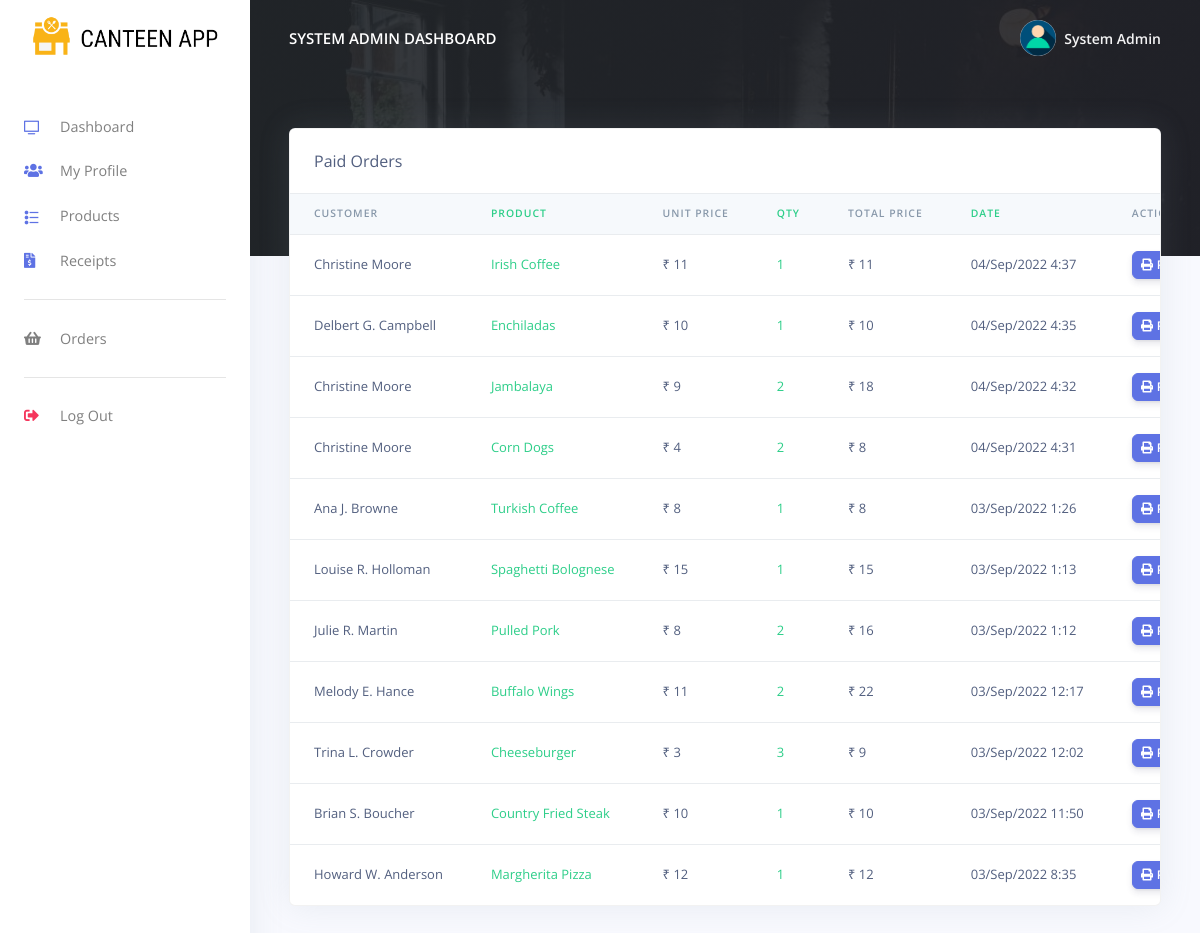
Before: /cashier/receipts.php (signed in) with the older database file.
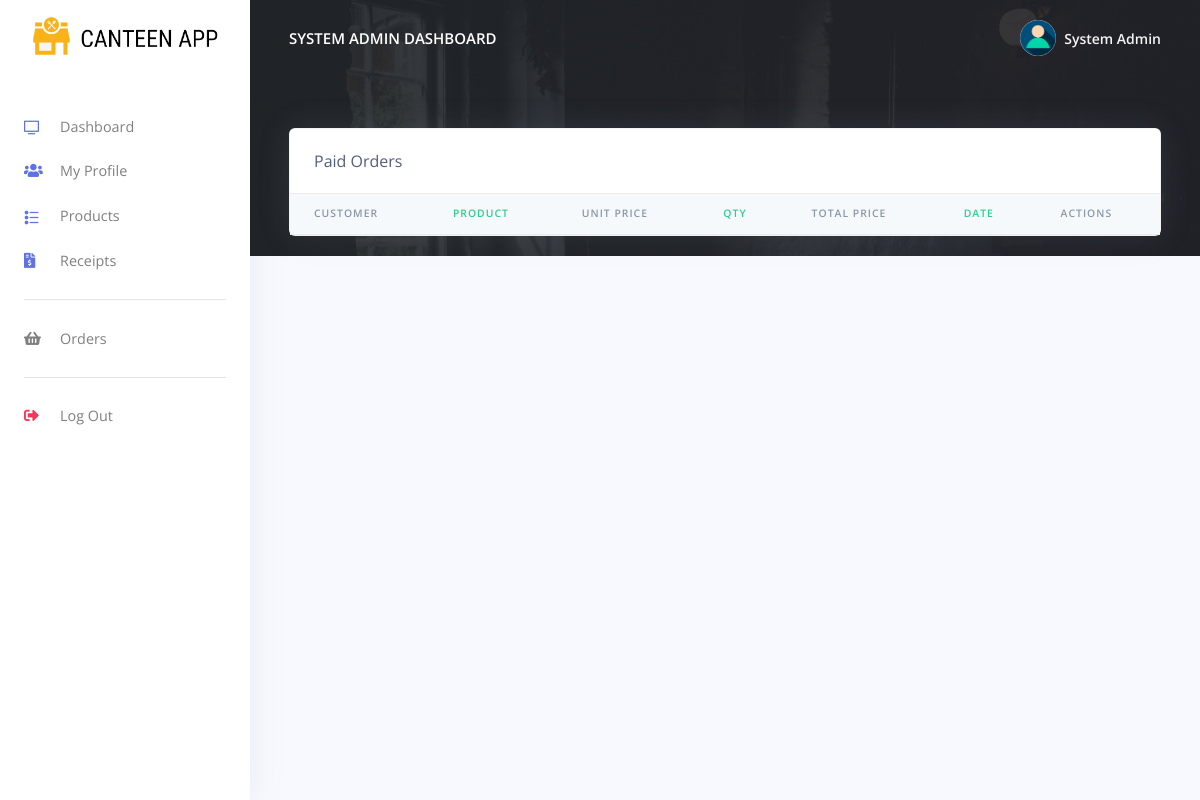
After: the same page with the newer database file.
### tables this page shows
CREATE TABLE `rpos_admin` (
  `admin_id` varchar(200) NOT NULL,
  `admin_name` varchar(200) NOT NULL,
  `admin_email` varchar(200) NOT NULL,
  `admin_password` varchar(200) NOT NULL
);

CREATE TABLE `rpos_orders` (
  `order_id` varchar(200) NOT NULL,
  `order_code` varchar(200) NOT NULL,
  `customer_id` varchar(200) NOT NULL,
  `customer_name` varchar(200) NOT NULL,
  `prod_id` varchar(200) NOT NULL,
  `prod_name` varchar(200) NOT NULL,
  `prod_price` varchar(200) NOT NULL,
  `prod_qty` varchar(200) NOT NULL,
  `order_status` varchar(200) NOT NULL,
  `created_at` timestamp(6) NOT NULL DEFAULT CURRENT_TIMESTAMP(6) ON UPDATE CURRENT_TIMESTAMP(6)
);

### cashier/receipts.php (the view, shortened to what the changed rows need)
<?php
include('config/config.php');
require_once('partials/_head.php');
?>
<body>
    <?php
    require_once('partials/_sidebar.php');
    ?>
    <div class="main-content">
        <?php
        require_once('partials/_topnav.php');
        ?>
        <div class="container-fluid mt--8">
            <div class="row">
                <div class="col">
                    <div class="card shadow">
                        <div class="table-responsive">
                            <table class="table align-items-center table-flush">
                                <thead class="thead-light">
                                    <tr>
                                        <th scope="col">Customer</th>
                                        <th class="text-success" scope="col">Product</th>
                                        <th scope="col">Unit Price</th>
                                        <th class="text-success" scope="col">Qty</th>
                                        <th scope="col">Total Price</th>
                                        <th class="text-success" scope="col">Date</th>
                                        <th scope="col">Actions</th>
                                    </tr>
                                </thead>
                                <tbody>
                                    <?php
                                    $ret = "SELECT * FROM  rpos_orders WHERE order_status = 'Paid' ORDER BY `rpos_orders`.`created_at` DESC  ";
                                    $stmt = $mysqli->prepare($ret);
                                    $stmt->execute();
                                    $res = $stmt->get_result();
                                    while ($order = $res->fetch_object()) {
                                        $total = ($order->prod_price * $order->prod_qty);
                                    ?>
                                        <tr>
                                            <td><?php echo $order->customer_name; ?></td>
                                            <td class="text-success"><?php echo $order->prod_name; ?></td>
                                            <td>₹ <?php echo $order->prod_price; ?></td>
                                            <td class="text-success"><?php echo $order->prod_qty; ?></td>
                                            <td>₹ <?php echo $total; ?></td>
                                            <td><?php echo date('d/M/Y g:i', strtotime($order->created_at)); ?></td>
                                            <td>
                                                <a target="_blank" href="print_receipt.php?order_code=<?php echo $order->order_code; ?>">
                                                    <button class="btn btn-sm btn-primary">
                                                        <i class="fas fa-print"></i>
                                                    </button>
                                                </a>
                                            </td>
                                        </tr>
                                    <?php } ?>
                                </tbody>
                            </table>
                        </div>
                    </div>
                </div>
            </div>
        </div>
    </div>
</body>
</html>

### cashier/partials/_sidebar.php (shortened to what the changed rows need)
<?php
$admin_id = $_SESSION['admin_id'];
$ret = "SELECT * FROM  rpos_admin  WHERE admin_id = '$admin_id'";
$stmt = $mysqli->prepare($ret);
$stmt->execute();
$res = $stmt->get_result();
while ($admin = $res->fetch_object()) {
?>
  <nav class="navbar navbar-vertical fixed-left navbar-expand-md navbar-light bg-white" id="sidenav-main">
    <div class="container-fluid">
      <a class="navbar-brand pt-0" href="dashboard.php">
        <img src="assets/img/brand/repos.png" class="navbar-brand-img" alt="...">
      </a>
      <div class="collapse navbar-collapse" id="sidenav-collapse-main">
        <ul class="navbar-nav">
          <li class="nav-item">
            <a class="nav-link" href="dashboard.php">
              <i class="ni ni-tv-2 text-primary"></i> Dashboard
            </a>
          </li>
          <li class="nav-item">
            <a class="nav-link" href="change_profile.php">
              <i class="fas fa-users text-primary"></i> My Profile
            </a>
          </li>
          <li class="nav-item">
            <a class="nav-link" href="products.php">
              <i class="ni ni-bullet-list-67 text-primary"></i>Products
            </a>
          </li>
          <li class="nav-item">
            <a class="nav-link" href="receipts.php">
              <i class="fas fa-file-invoice-dollar text-primary"></i> Receipts
            </a>
          </li>
        </ul>
        <hr class="my-3">
        <ul class="navbar-nav">
          <li class="nav-item">
            <a class="nav-link" href="orders_reports.php">
              <i class="fas fa-shopping-basket"></i> Orders
            </a>
          </li>
        </ul>
        <hr class="my-3">
        <ul class="navbar-nav mb-md-3">
          <li class="nav-item">
            <a class="nav-link" href="logout.php">
              <i class="fas fa-sign-out-alt text-danger"></i> Log Out
            </a>
          </li>
        </ul>
      </div>
    </div>
  </nav>
<?php } ?>

### cashier/partials/_topnav.php (shortened to what the changed rows need)
<?php
$admin_id = $_SESSION['admin_id'];
$ret = "SELECT * FROM  rpos_admin  WHERE admin_id = '$admin_id'";
$stmt = $mysqli->prepare($ret);
$stmt->execute();
$res = $stmt->get_result();
while ($admin = $res->fetch_object()) {
?>
    <nav class="navbar navbar-top navbar-expand-md navbar-dark" id="navbar-main">
        <div class="container-fluid">
            <a class="h4 mb-0 text-white text-uppercase d-none d-lg-inline-block" href="dashboard.php"><?php echo $admin->admin_name; ?> Dashboard</a>
            <ul class="navbar-nav align-items-center d-none d-md-flex">
                <li class="nav-item dropdown">
                    <a class="nav-link pr-0" href="#" role="button" data-toggle="dropdown" aria-haspopup="true" aria-expanded="false">
                        <div class="media align-items-center">
                            <span class="avatar avatar-sm rounded-circle">
                                <img alt="Image placeholder" src="assets/img/theme/user-a-min.png">
                            </span>
                            <div class="media-body ml-2 d-none d-lg-block">
                                <span class="mb-0 text-sm  font-weight-bold"><?php echo $admin->admin_name; ?></span>
                            </div>
                        </div>
                    </a>
                </li>
            </ul>
        </div>
    </nav>
<?php } ?>

Changed rows visible on the page:
removed rpos_orders: customer_name "Christine Moore", prod_name "Irish Coffee", prod_price "11", prod_qty "1", created_at "04/Sep/2022 4:37"
removed rpos_orders: customer_name "Delbert G. Campbell", prod_name "Enchiladas", prod_price "10", prod_qty "1", created_at "04/Sep/2022 4:35"
removed rpos_orders: customer_name "Christine Moore", prod_name "Jambalaya", prod_price "9", prod_qty "2", total "18", created_at "04/Sep/2022 4:32"
removed rpos_orders: customer_name "Christine Moore", prod_name "Corn Dogs", prod_price "4", prod_qty "2", total "8", created_at "04/Sep/2022 4:31"
removed rpos_orders: customer_name "Ana J. Browne", prod_name "Turkish Coffee", prod_price "8", prod_qty "1", created_at "03/Sep/2022 1:26"
removed rpos_orders: customer_name "Louise R. Holloman", prod_name "Spaghetti Bolognese", prod_price "15", prod_qty "1", created_at "03/Sep/2022 1:13"
removed rpos_orders: customer_name "Julie R. Martin", prod_name "Pulled Pork", prod_price "8", prod_qty "2", total "16", created_at "03/Sep/2022 1:12"
removed rpos_orders: customer_name "Melody E. Hance", prod_name "Buffalo Wings", prod_price "11", prod_qty "2", total "22", created_at "03/Sep/2022 12:17"
removed rpos_orders: customer_name "Trina L. Crowder", prod_name "Cheeseburger", prod_price "3", prod_qty "3", total "9", created_at "03/Sep/2022 12:02"
removed rpos_orders: customer_name "Brian S. Boucher", prod_name "Country Fried Steak", prod_price "10", prod_qty "1", created_at "03/Sep/2022 11:50"
removed rpos_orders: customer_name "Howard W. Anderson", prod_name "Margherita Pizza", prod_price "12", prod_qty "1", created_at "03/Sep/2022 8:35"
